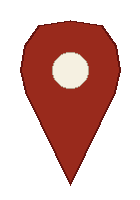
#> input picture catalog/vintage_documentary_map_italy/assets/pin_marker_red.png, 140 x 200 px
$ python -i rebuild_ferragni_editorial_map_v1.py   (imports and definitions only)
#> lines starting #> are read from the running program, lines starting #| are printed output that depends on the picture
#> further down, picture is the input picture: PIL image 140x200 RGBA; mean R, G, B, A 59.6, 22.6, 17.5, 96.2
#!/usr/bin/env python3
"""Rebuild the Ferragni Lombardy map scene from accurate topo tiles and borders."""
from __future__ import annotations

import json
import math
import shutil
import time
import urllib.request
from pathlib import Path

import numpy as np
from PIL import Image, ImageDraw, ImageEnhance, ImageFilter, ImageOps

ROOT = Path(__file__).resolve().parents[2]
WORKSPACE = ROOT.parent
CATALOG = ROOT / "catalog"
SCENE = CATALOG / "vintage_documentary_map_italy"
ASSETS = SCENE / "assets"
OUT = SCENE / "out"
WIDTH, HEIGHT, FPS, FRAMES = 1920, 1080, 30, 150
ZOOM = 9
OVERVIEW = (5.3, 13.62, 43.4, 46.7)  # west, east, south, north
DETAIL = (7.5, 12.3, 44.2, 46.1)
MILANO = (9.1900, 45.4642)
CREMONA = (10.0227, 45.1332)
INK = "#211B16"
PAPER = "#F3EBDD"
MUTED = "#D8CBB4"
RED = "#9D2E22"
FONT = "ChrononTemplate/assets/fonts/Inter-Bold.ttf"


def world_x(lon: float) -> float:
    return (lon + 180.0) / 360.0 * 256 * (2**ZOOM)


def world_y(lat: float) -> float:
    rad = math.radians(lat)
    return (1.0 - math.asinh(math.tan(rad)) / math.pi) / 2.0 * 256 * (2**ZOOM)


def track(prop: str, points: list[tuple[int, float]], easing: str = "out_cubic") -> dict:
    return {"property": prop, "easing": easing,
            "keyframes": [{"frame": f, "value": v} for f, v in points]}


# [36 lines left out: functions download, load_tiles, raw_crop, not called in this run]


def antique_grade(image: Image.Image) -> Image.Image:
    rgb = np.asarray(image.convert("RGB"), dtype=np.uint8)
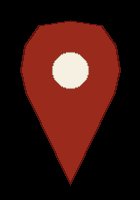
#> rgb: shape (200, 140, 3); mean R, G, B 59.6, 22.6, 17.5
    gray = np.asarray(ImageOps.grayscale(image), dtype=np.uint8)
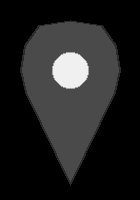
#> gray: shape (200, 140); min 0, max 240, mean 33.2
    # The tile source keeps precise roads, contours, and labels; a restrained
    # warm monochrome grade brings it into the supplied editorial palette.
    low = np.array([50, 42, 34], dtype=np.float32)
    high = np.array([245, 235, 216], dtype=np.float32)
    normalized = np.clip((gray.astype(np.float32) - 42.0) / 200.0, 0.0, 1.0)[..., None]
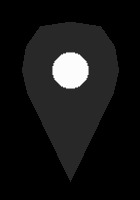
#> normalized: shape (200, 140, 1) float32; min 0, max 0.99, mean 0.0868
    result = low + (high - low) * normalized
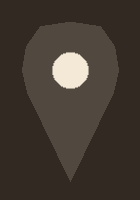
#> result: shape (200, 140, 3) float32; mean of channels 0, 1, 2 66.9, 58.7, 49.8; drawn as R, G, B
    blue_water = (rgb[..., 2].astype(np.int16) - rgb[..., 0].astype(np.int16) > 18) & (rgb[..., 2] > 145)
#> blue_water: shape (200, 140) bool; every value is 0
    water = np.array([66, 56, 45], dtype=np.float32)
    result[blue_water] = result[blue_water] * .25 + water * .75
    result = np.clip(result, 0, 255).astype(np.uint8)
    # Light local contrast retains the fine contour detail after final scaling.
    graded = Image.fromarray(result, "RGB")
    graded = ImageEnhance.Contrast(graded).enhance(1.08)
    return ImageEnhance.Color(graded).enhance(.86)


# [280 lines left out: functions crop_plate, point_on_map, province_overlay, ImageChops_multiply, full_canvas_overlay, city_banner and 5 more, not called in this run]


# [2 lines not run here, left out]

>>> from PIL import Image
>>> picture = Image.open('../../catalog/vintage_documentary_map_italy/assets/pin_marker_red.png')
>>> result = antique_grade(picture)
